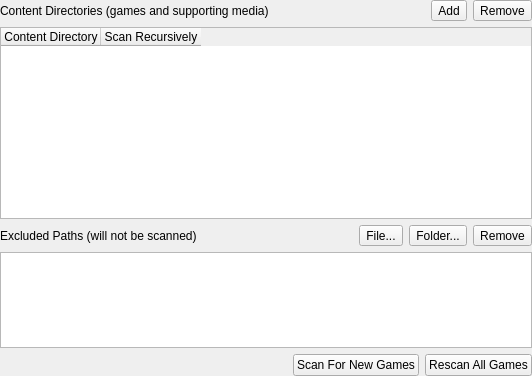
<?xml version="1.0" encoding="UTF-8"?>
<ui version="4.0">
 <class>GameListSettingsWidget</class>
 <widget class="QWidget" name="GameListSettingsWidget">
  <property name="geometry">
   <rect>
    <x>0</x>
    <y>0</y>
    <width>532</width>
    <height>376</height>
   </rect>
  </property>
  <layout class="QVBoxLayout" name="verticalLayout" stretch="0,2,0,1,0">
   <property name="leftMargin">
    <number>0</number>
   </property>
   <property name="topMargin">
    <number>0</number>
   </property>
   <property name="rightMargin">
    <number>0</number>
   </property>
   <property name="bottomMargin">
    <number>0</number>
   </property>
   <item>
    <layout class="QHBoxLayout" name="horizontalLayout_2">
     <item>
      <widget class="QLabel" name="label">
       <property name="text">
        <string>Content Directories (games and supporting media)</string>
       </property>
      </widget>
     </item>
     <item>
      <spacer name="horizontalSpacer_2">
       <property name="orientation">
        <enum>Qt::Horizontal</enum>
       </property>
       <property name="sizeHint" stdset="0">
        <size>
         <width>40</width>
         <height>20</height>
        </size>
       </property>
      </spacer>
     </item>
     <item>
      <widget class="QToolButton" name="addSearchDirectoryButton">
       <property name="sizePolicy">
        <sizepolicy hsizetype="Minimum" vsizetype="Minimum">
         <horstretch>0</horstretch>
         <verstretch>0</verstretch>
        </sizepolicy>
       </property>
       <property name="text">
        <string>Add</string>
       </property>
       <property name="icon">
        <iconset theme="folder-add-line"/>
       </property>
       <property name="toolButtonStyle">
        <enum>Qt::ToolButtonTextBesideIcon</enum>
       </property>
      </widget>
     </item>
     <item>
      <widget class="QToolButton" name="removeSearchDirectoryButton">
       <property name="sizePolicy">
        <sizepolicy hsizetype="Minimum" vsizetype="Minimum">
         <horstretch>0</horstretch>
         <verstretch>0</verstretch>
        </sizepolicy>
       </property>
       <property name="text">
        <string>Remove</string>
       </property>
       <property name="icon">
        <iconset theme="folder-reduce-line"/>
       </property>
       <property name="toolButtonStyle">
        <enum>Qt::ToolButtonTextBesideIcon</enum>
       </property>
      </widget>
     </item>
    </layout>
   </item>
   <item>
    <widget class="QTableWidget" name="searchDirectoryList">
     <column>
      <property name="text">
       <string>Content Directory</string>
      </property>
     </column>
     <column>
      <property name="text">
       <string>Scan Recursively</string>
      </property>
     </column>
    </widget>
   </item>
   <item>
    <layout class="QHBoxLayout" name="horizontalLayout_3">
     <item>
      <widget class="QLabel" name="label_2">
       <property name="text">
        <string>Excluded Paths (will not be scanned)</string>
       </property>
      </widget>
     </item>
     <item>
      <spacer name="horizontalSpacer_3">
       <property name="orientation">
        <enum>Qt::Horizontal</enum>
       </property>
       <property name="sizeHint" stdset="0">
        <size>
         <width>40</width>
         <height>20</height>
        </size>
       </property>
      </spacer>
     </item>
     <item>
      <widget class="QToolButton" name="addExcludedFile">
       <property name="sizePolicy">
        <sizepolicy hsizetype="Minimum" vsizetype="Minimum">
         <horstretch>0</horstretch>
         <verstretch>0</verstretch>
        </sizepolicy>
       </property>
       <property name="text">
        <string>File...</string>
       </property>
       <property name="icon">
        <iconset theme="file-add-line"/>
       </property>
       <property name="toolButtonStyle">
        <enum>Qt::ToolButtonTextBesideIcon</enum>
       </property>
      </widget>
     </item>
     <item>
      <widget class="QToolButton" name="addExcludedFolder">
       <property name="sizePolicy">
        <sizepolicy hsizetype="Minimum" vsizetype="Minimum">
         <horstretch>0</horstretch>
         <verstretch>0</verstretch>
        </sizepolicy>
       </property>
       <property name="text">
        <string>Folder...</string>
       </property>
       <property name="icon">
        <iconset theme="folder-add-line"/>
       </property>
       <property name="toolButtonStyle">
        <enum>Qt::ToolButtonTextBesideIcon</enum>
       </property>
      </widget>
     </item>
     <item>
      <widget class="QToolButton" name="removeExcludedPath">
       <property name="sizePolicy">
        <sizepolicy hsizetype="Minimum" vsizetype="Minimum">
         <horstretch>0</horstretch>
         <verstretch>0</verstretch>
        </sizepolicy>
       </property>
       <property name="text">
        <string>Remove</string>
       </property>
       <property name="icon">
        <iconset theme="folder-reduce-line"/>
       </property>
       <property name="toolButtonStyle">
        <enum>Qt::ToolButtonTextBesideIcon</enum>
       </property>
      </widget>
     </item>
    </layout>
   </item>
   <item>
    <widget class="QListWidget" name="excludedPaths"/>
   </item>
   <item>
    <layout class="QHBoxLayout" name="horizontalLayout">
     <item>
      <spacer name="horizontalSpacer">
       <property name="orientation">
        <enum>Qt::Horizontal</enum>
       </property>
       <property name="sizeHint" stdset="0">
        <size>
         <width>40</width>
         <height>20</height>
        </size>
       </property>
      </spacer>
     </item>
     <item>
      <widget class="QPushButton" name="scanForNewGames">
       <property name="sizePolicy">
        <sizepolicy hsizetype="Minimum" vsizetype="Minimum">
         <horstretch>0</horstretch>
         <verstretch>0</verstretch>
        </sizepolicy>
       </property>
       <property name="text">
        <string>Scan For New Games</string>
       </property>
       <property name="icon">
        <iconset theme="mag-line"/>
       </property>
      </widget>
     </item>
     <item>
      <widget class="QPushButton" name="rescanAllGames">
       <property name="sizePolicy">
        <sizepolicy hsizetype="Minimum" vsizetype="Minimum">
         <horstretch>0</horstretch>
         <verstretch>0</verstretch>
        </sizepolicy>
       </property>
       <property name="text">
        <string>Rescan All Games</string>
       </property>
       <property name="icon">
        <iconset theme="refresh-line"/>
       </property>
      </widget>
     </item>
    </layout>
   </item>
  </layout>
 </widget>
 <resources>
  <include location="resources/resources.qrc"/>
 </resources>
 <connections/>
</ui>
